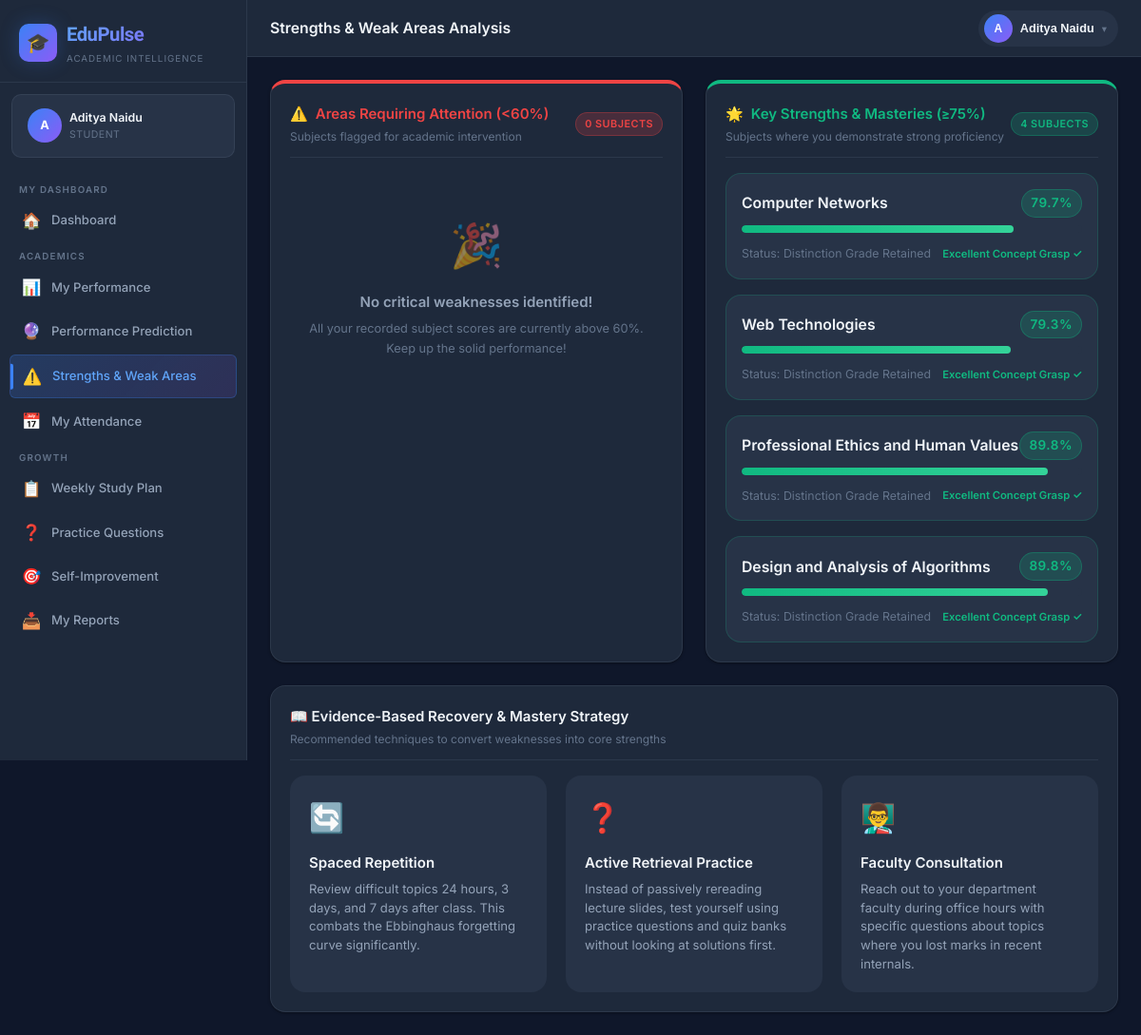
The page /student/weak-areas (signed in) on the database its author committed.
### models.py (models this page shows, shortened)
class Student(db.Model):
    __tablename__ = 'students'
    id = db.Column(db.Integer, primary_key=True)
    user_id = db.Column(db.Integer, db.ForeignKey('users.id'), unique=True, nullable=False)
    roll_number = db.Column(db.String(50), unique=True, nullable=False)
    name = db.Column(db.String(100), nullable=False)
    email = db.Column(db.String(120))
    phone = db.Column(db.String(20))
    department_id = db.Column(db.Integer, db.ForeignKey('departments.id'), nullable=False)
    section_id = db.Column(db.Integer, db.ForeignKey('sections.id'))
    academic_year_id = db.Column(db.Integer, db.ForeignKey('academic_years.id'))
    current_semester = db.Column(db.Integer, default=1)
    date_of_birth = db.Column(db.Date)
    gender = db.Column(db.String(10))
    is_active = db.Column(db.Boolean, default=True)
    enrolled_at = db.Column(db.DateTime, default=datetime.utcnow)
    academic_year = db.relationship('AcademicYear', backref='students')
    marks = db.relationship('Mark', backref='student', lazy=True)
    attendance_records = db.relationship('AttendanceRecord', backref='student', lazy=True)
    tasks = db.relationship('StudentTask', backref='student', lazy=True)
    goals = db.relationship('StudentGoal', backref='student', lazy=True)
    question_attempts = db.relationship('QuestionAttempt', backref='student', lazy=True)

class User(UserMixin, db.Model):
    __tablename__ = 'users'
    id = db.Column(db.Integer, primary_key=True)
    unique_id = db.Column(db.String(50), unique=True, nullable=False)
    password_hash = db.Column(db.String(256), nullable=False)
    role = db.Column(db.String(20), nullable=False)  # 'admin', 'faculty', 'student'
    is_active = db.Column(db.Boolean, default=True)
    last_login = db.Column(db.DateTime)
    created_at = db.Column(db.DateTime, default=datetime.utcnow)
    student = db.relationship('Student', backref='user', uselist=False, lazy=True)
    faculty = db.relationship('Faculty', backref='user', uselist=False, lazy=True)
    admin = db.relationship('Admin', backref='user', uselist=False, lazy=True)

class Subject(db.Model):
    __tablename__ = 'subjects'
    id = db.Column(db.Integer, primary_key=True)
    code = db.Column(db.String(20), nullable=False)
    name = db.Column(db.String(100), nullable=False)
    department_id = db.Column(db.Integer, db.ForeignKey('departments.id'), nullable=False)
    semester = db.Column(db.Integer, nullable=False)
    credits = db.Column(db.Integer, default=3)
    subject_type = db.Column(db.String(20), default='theory')  # theory, lab, project
    is_active = db.Column(db.Boolean, default=True)
    examinations = db.relationship('Examination', backref='subject', lazy=True)
    marks = db.relationship('Mark', backref='subject', lazy=True)
    attendance_records = db.relationship('AttendanceRecord', backref='subject', lazy=True)
    questions = db.relationship('Question', backref='subject', lazy=True)
    __table_args__ = (db.UniqueConstraint('code', 'department_id', 'semester', name='uq_subject_dept_sem'),)

### routes/student.py (the view)
@student_bp.route('/weak-areas')
@student_required
def weak_areas():
    stu = get_current_student()
    if not stu:
        return redirect(url_for('auth.login'))
    marks_df = get_student_marks_df(stu)
    weak = []
    strong = []
    if not marks_df.empty:
        marks_df['pct'] = marks_df['marks_obtained'] / marks_df['max_marks'].replace(0, 1) * 100
        subj_avg = marks_df.groupby(['subject_id', 'subject_name'])['pct'].mean().reset_index()
        for _, row in subj_avg.iterrows():
            item = {'subject_name': row['subject_name'], 'avg_pct': round(row['pct'], 1)}
            if row['pct'] < 60:
                weak.append(item)
            elif row['pct'] >= 75:
                strong.append(item)
    return render_template('student/weak_areas.html',
                           student=stu,
                           weak_areas=weak,
                           strong_areas=strong)

### routes/student.py (called while the page is built)
def student_required(f):
    @wraps(f)
    def decorated(*args, **kwargs):
        if not current_user.is_authenticated or current_user.role != 'student':
            flash('Student access required.', 'danger')
            return redirect(url_for('auth.login'))
        return f(*args, **kwargs)
    return login_required(decorated)

def get_current_student():
    return Student.query.filter_by(user_id=current_user.id).first()

def get_student_marks_df(student):
    marks = Mark.query.filter_by(student_id=student.id).all()
    data = []
    for m in marks:
        if m.examination:
            data.append({
                'student_id': student.id,
                'subject_id': m.subject_id,
                'subject_name': m.subject.name if m.subject else 'Unknown',
                'exam_type': m.examination.exam_type,
                'exam_name': m.examination.name,
                'marks_obtained': m.marks_obtained,
                'max_marks': m.examination.max_marks,
                'examination_id': m.examination_id,
                'recorded_at': m.recorded_at,
            })
    return pd.DataFrame(data) if data else pd.DataFrame()

### templates/student/weak_areas.html (shortened to what this page needs)
{% extends 'base.html' %}
{% from 'macros/nav.html' import student_nav %}
{% block page_title %}Strengths & Weak Areas Analysis{% endblock %}
{% block nav %}{{ student_nav() }}{% endblock %}
{% block content %}
<div class="grid-2" style="gap:24px; margin-bottom:24px;">
  <div class="card" style="border-top: 4px solid var(--accent-red);">
    <div class="card-header">
      <div>
        <div class="card-title" style="color:var(--accent-red); display:flex; align-items:center; gap:8px;">
          <span>⚠️</span> Areas Requiring Attention (&lt;60%)
        </div>
        <div class="card-subtitle">Subjects flagged for academic intervention</div>
      </div>
      <span class="badge badge-danger">{{ weak_areas|length }} Subjects</span>
    </div>
    {% if weak_areas %}
    <div style="display:flex; flex-direction:column; gap:16px;">
      {% for w in weak_areas %}
      <div style="background:var(--bg-elevated); border:1px solid rgba(239, 68, 68, 0.2); border-radius:var(--radius-lg); padding:16px;">
        <div style="display:flex; justify-content:space-between; align-items:center; margin-bottom:8px;">
          <h4 style="font-size:1.05rem; font-weight:600; color:var(--text-primary); margin:0;">
            {{ w.subject_name }}
          </h4>
          <span class="badge badge-danger" style="font-size:0.9rem;">
            {{ w.avg_pct }}%
          </span>
        </div>
        <div class="progress-bar-wrapper" style="margin-bottom:12px;">
          <div class="progress-bar red" style="width:{{ w.avg_pct | round(0) | int }}%;"></div>
        </div>
        <div style="display:flex; justify-content:space-between; align-items:center; flex-wrap:wrap; gap:8px;">
          <span style="font-size:0.825rem; color:var(--text-muted);">
            Recommended: +4 hrs practice / week
          </span>
          <div style="display:flex; gap:8px;">
            <a href="{{ url_for('student.practice') }}" class="btn btn-secondary btn-sm">
              Practice Questions →
            </a>
          </div>
        </div>
      </div>
      {% endfor %}
    </div>
    {% else %}
    <div class="empty-state" style="padding:40px 20px;">
      <div class="empty-icon" style="color:var(--accent-green);">🎉</div>
      <div class="empty-title">No critical weaknesses identified!</div>
      <div class="empty-text">All your recorded subject scores are currently above 60%. Keep up the solid performance!</div>
    </div>
    {% endif %}
  </div>
  <div class="card" style="border-top: 4px solid var(--accent-green);">
    <div class="card-header">
      <div>
        <div class="card-title" style="color:var(--accent-green); display:flex; align-items:center; gap:8px;">
          <span>🌟</span> Key Strengths & Masteries (≥75%)
        </div>
        <div class="card-subtitle">Subjects where you demonstrate strong proficiency</div>
      </div>
      <span class="badge badge-success">{{ strong_areas|length }} Subjects</span>
    </div>
    {% if strong_areas %}
    <div style="display:flex; flex-direction:column; gap:16px;">
      {% for s in strong_areas %}
      <div style="background:var(--bg-elevated); border:1px solid rgba(16, 185, 129, 0.2); border-radius:var(--radius-lg); padding:16px;">
        <div style="display:flex; justify-content:space-between; align-items:center; margin-bottom:8px;">
          <h4 style="font-size:1.05rem; font-weight:600; color:var(--text-primary); margin:0;">
            {{ s.subject_name }}
          </h4>
          <span class="badge badge-success" style="font-size:0.9rem;">
            {{ s.avg_pct }}%
          </span>
        </div>
        <div class="progress-bar-wrapper" style="margin-bottom:12px;">
          <div class="progress-bar green" style="width:{{ s.avg_pct | round(0) | int }}%;"></div>
        </div>
        <div style="display:flex; justify-content:space-between; align-items:center; flex-wrap:wrap; gap:8px;">
          <span style="font-size:0.825rem; color:var(--text-muted);">
            Status: Distinction Grade Retained
          </span>
          <span class="text-xs" style="color:var(--accent-green); font-weight:600;">
            Excellent Concept Grasp ✓
          </span>
        </div>
      </div>
      {% endfor %}
    </div>
    {% else %}
    <div class="empty-state" style="padding:40px 20px;">
      <div class="empty-icon">📈</div>
      <div class="empty-title">Building towards mastery</div>
      <div class="empty-text">Keep studying and practicing to push your subjects past the 75% distinction boundary.</div>
    </div>
    {% endif %}
  </div>
</div>
<div class="card">
  <div class="card-header">
    <div>
      <div class="card-title">📖 Evidence-Based Recovery & Mastery Strategy</div>
      <div class="card-subtitle">Recommended techniques to convert weaknesses into core strengths</div>
    </div>
  </div>
  <div style="display:grid; grid-template-columns:repeat(auto-fit, minmax(260px, 1fr)); gap:20px;">
    <div style="background:var(--bg-elevated); padding:20px; border-radius:var(--radius-lg); border:1px solid var(--border-color);">
      <div style="font-size:2rem; margin-bottom:12px;">🔄</div>
      <h4 style="font-size:1rem; font-weight:600; color:var(--text-primary); margin-bottom:6px;">Spaced Repetition</h4>
      <p style="font-size:0.875rem; color:var(--text-secondary); line-height:1.5;">
        Review difficult topics 24 hours, 3 days, and 7 days after class. This combats the Ebbinghaus forgetting curve significantly.
      </p>
    </div>
    <div style="background:var(--bg-elevated); padding:20px; border-radius:var(--radius-lg); border:1px solid var(--border-color);">
      <div style="font-size:2rem; margin-bottom:12px;">❓</div>
      <h4 style="font-size:1rem; font-weight:600; color:var(--text-primary); margin-bottom:6px;">Active Retrieval Practice</h4>
      <p style="font-size:0.875rem; color:var(--text-secondary); line-height:1.5;">
        Instead of passively rereading lecture slides, test yourself using practice questions and quiz banks without looking at solutions first.
      </p>
    </div>
    <div style="background:var(--bg-elevated); padding:20px; border-radius:var(--radius-lg); border:1px solid var(--border-color);">
      <div style="font-size:2rem; margin-bottom:12px;">👨‍🏫</div>
      <h4 style="font-size:1rem; font-weight:600; color:var(--text-primary); margin-bottom:6px;">Faculty Consultation</h4>
      <p style="font-size:0.875rem; color:var(--text-secondary); line-height:1.5;">
        Reach out to your department faculty during office hours with specific questions about topics where you lost marks in recent internals.
      </p>
    </div>
  </div>
</div>
{% endblock %}

### templates/base.html (shortened to what this page needs)
<!DOCTYPE html>
<html lang="en">
<head>
  <link rel="stylesheet" href="{{ url_for('static', filename='css/style.css') }}">
</head>
<body class="{{ 'role-' + current_user.role if current_user.is_authenticated else '' }}">
{% if current_user.is_authenticated %}
<div class="app-wrapper">
  <aside class="sidebar" id="sidebar">
    <div class="sidebar-brand">
      <a href="{{ url_for(current_user.role + '.dashboard') }}" class="brand-logo" style="text-decoration:none;">
        <div class="brand-icon">🎓</div>
        <div>
          <div class="brand-name">EduPulse</div>
          <div class="brand-tagline">Academic Intelligence</div>
        </div>
      </a>
    </div>
    {% if current_user.role == 'admin' and current_user.admin %}
    {% set display_name = current_user.admin.name %}
    {% elif current_user.role == 'faculty' and current_user.faculty %}
    {% set display_name = current_user.faculty.name %}
    {% elif current_user.role == 'student' and current_user.student %}
    {% set display_name = current_user.student.name %}
    {% else %}
    {% set display_name = current_user.unique_id %}
    {% endif %}
    <div class="sidebar-user flex items-center gap-2">
      <div class="user-avatar">{{ display_name[0] if display_name else '?' }}</div>
      <div class="user-info">
        <div class="user-name">{{ display_name }}</div>
        <div class="user-role">{{ current_user.role | capitalize }}</div>
      </div>
    </div>
    <nav class="sidebar-nav">
      {% block nav %}{% endblock %}
    </nav>
  </aside>
  <div class="main-content">
    <header class="topbar">
      <div class="topbar-left">
        <div>
          <div class="page-title">{% block page_title %}Dashboard{% endblock %}</div>
        </div>
      </div>
      <div class="topbar-right" style="display:flex; align-items:center; gap:12px;">
        <div class="profile-dropdown-wrapper" style="position:relative;">
          <button type="button" class="profile-btn" onclick="toggleProfileMenu(event)" id="profileBtn" style="display:flex; align-items:center; gap:8px; background:var(--bg-elevated); border:1px solid var(--border-color); border-radius:999px; padding:4px 12px 4px 6px; cursor:pointer; color:var(--text-primary);">
            <div class="user-avatar" style="width:30px; height:30px; font-size:0.8rem; border-radius:50%; background:linear-gradient(135deg, var(--brand-500), var(--accent-purple)); display:flex; align-items:center; justify-content:center; color:#fff; font-weight:700;">{{ display_name[0] if display_name else '?' }}</div>
            <span style="font-size:0.85rem; font-weight:600; max-width:120px; overflow:hidden; text-overflow:ellipsis; white-space:nowrap;">{{ display_name }}</span>
            <span style="font-size:0.7rem; color:var(--text-muted);">▾</span>
          </button>
        </div>
      </div>
    </header>
    <main class="page-content">
      {% block content %}{% endblock %}
    </main>
  </div>
</div>
{% else %}
{% block auth_content %}{% endblock %}
{% endif %}
</body>
</html>

### rows shown on the page
Student: name "A", name "Aditya Naidu"
User: role "STUDENT"
Subject: subject_name "Computer Networks", avg_pct "79.7", {{ s.avg_pct | round(0) | int }} 80 (drawn)
Subject: subject_name "Web Technologies", avg_pct "79.3", {{ s.avg_pct | round(0) | int }} 79 (drawn)
Subject: subject_name "Professional Ethics and Human Values", avg_pct "89.8", {{ s.avg_pct | round(0) | int }} 90 (drawn)
Subject: subject_name "Design and Analysis of Algorithms", avg_pct "89.8", {{ s.avg_pct | round(0) | int }} 90 (drawn)

### other values the page prints
{{ weak_areas|length }} "0"
{{ strong_areas|length }} "4"
